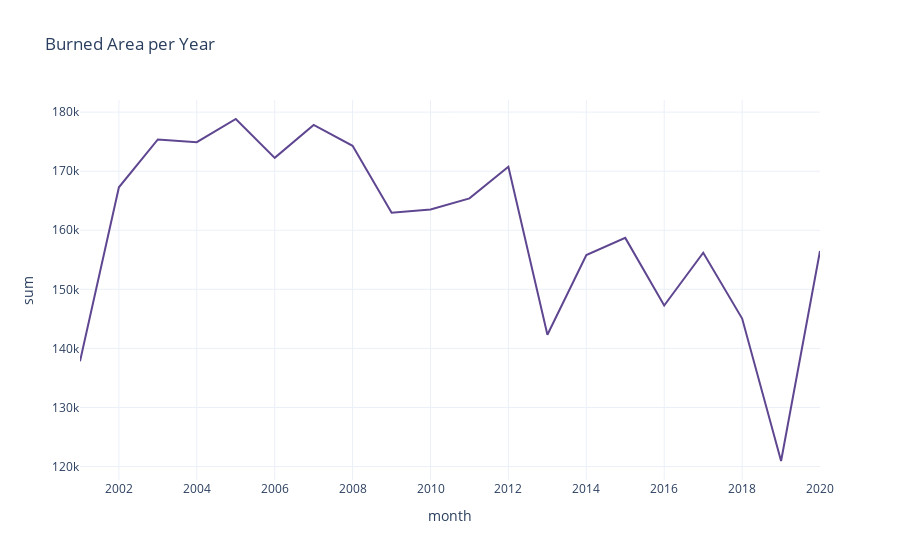

Notebook source saved alongside this figure:
### Code cell
fig = px.line(df_groupdate, x='month', y='sum',  title='Burned Area per Year', color_discrete_sequence=px.colors.qualitative.Prism)
fig.show()

### Figure 1 — Plotly figure (JSON) as saved in the notebook; plotly's stock layout.template omitted (floating-point values rounded to 4 significant figures)
{"data": [{"hovertemplate": "month=%{x}<br>sum=%{y}<extra></extra>", "legendgroup": "", "line": {"color": "rgb(95, 70, 144)", "dash": "solid"}, "marker": {"symbol": "circle"}, "mode": "lines", "name": "", "orientation": "v", "showlegend": false, "type": "scatter", "x": ["2001-01-01", "2002-01-01", "2003-01-01", "2004-01-01", "2005-01-01", "2006-01-01", "2007-01-01", "2008-01-01", "2009-01-01", "2010-01-01", "2011-01-01", "2012-01-01", "2013-01-01", "2014-01-01", "2015-01-01", "2016-01-01", "2017-01-01", "2018-01-01", "2019-01-01", "2020-01-01"], "xaxis": "x", "y": [137834, 167281, 175374, 174907, 178833, 172256, 177836, 174292, 162955, 163529, 165393, 170760, 142308, 155803, 158710, 147265, 156203, 145056, 120942, 156502], "yaxis": "y"}], "layout": {"legend": {"tracegroupgap": 0}, "title": {"text": "Burned Area per Year"}, "xaxis": {"anchor": "y", "domain": [0, 1], "title": {"text": "month"}}, "yaxis": {"anchor": "x", "domain": [0, 1], "title": {"text": "sum"}}}}
